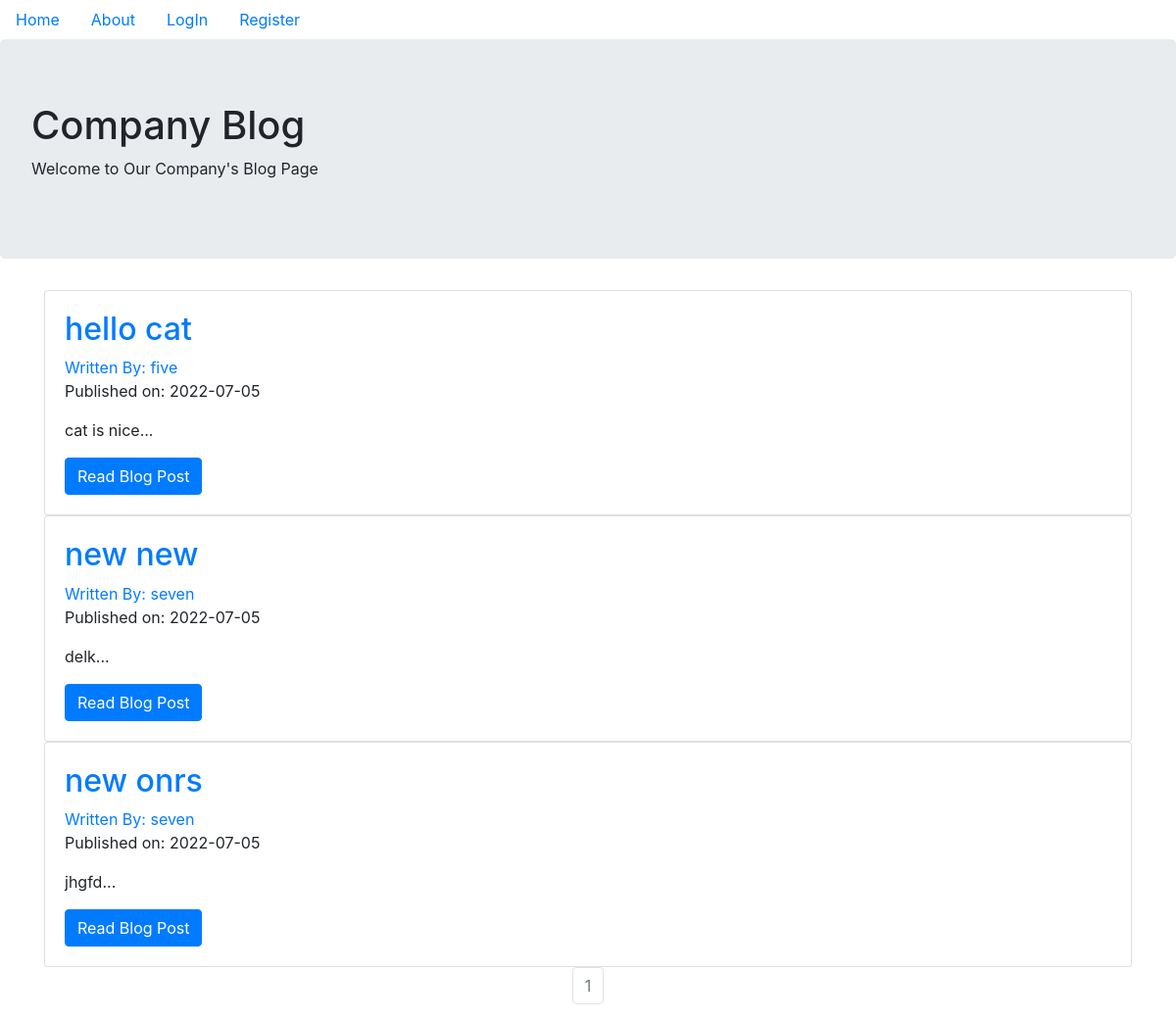
The page / on the database its author committed.
### companyblog/models.py (models this page shows, shortened)
class BlogPost(db.Model):
    users = db.relationship(User)
    id = db.Column(db.Integer, primary_key=True)
    user_id = db.Column(db.Integer, db.ForeignKey('users.id'), nullable=False)
    date = db.Column(db.DateTime, nullable=False, default=datetime.utcnow)
    title = db.Column(db.String(140), nullable=False)
    text = db.Column(db.Text, nullable=False)

class User(db.Model, UserMixin):
    __tablename__ = 'users'
    id = db.Column(db.Integer, primary_key=True)
    profile_image = db.Column(db.String(20), nullable=False, default='default_profile.png')
    email = db.Column(db.String(64), unique=True, index=True)
    username = db.Column(db.String(64), unique=True, index=True)
    password_hash = db.Column(db.String(128))
    posts = db.relationship('BlogPost', backref='author', lazy=True)

### companyblog/core/views.py (the view)
@core.route('/')
def index():
    page = request.args.get('page', 1, type=int)
    blog_posts = BlogPost.query.order_by(BlogPost.date.desc()).paginate(page=page, per_page=10)
    return render_template('index.html', blog_posts=blog_posts)

### companyblog/templates/index.html (shortened to what this page needs)
{% extends "base.html" %}
{% block content %}
  <div class="jumbotron">
    <h1>Company Blog</h1>
    <p>Welcome to Our Company's Blog Page</p>
  </div>
  <div class="container">
    {% for post in blog_posts.items %}
    <div class="card" >
      <div class="card-body">
        <h2><a class="card-title" href="  {{ url_for('blog_posts.blog_post', blog_post_id=post.id) }}">{{ post.title }}</a></h2>
        <a href="{{ url_for('users.user_posts', username=post.author.username) }}">Written By: {{ post.author.username }}</a>
        <p>Published on: {{ post.date.strftime('%Y-%m-%d') }}</p>
        <p class="card-text">{{ post.text[:100] }}...</p>
        <a href="{{ url_for('blog_posts.blog_post', blog_post_id=post.id) }}" class="btn btn-primary">Read Blog Post</a>
      </div>
    </div>
   {% endfor %}
   <nav aria-label="Page navigation example">
     <ul class="pagination justify-content-center">
       {% for page_num in blog_posts.iter_pages(left_edge=1, right_edge=1, left_current=1, right_current=2) %}
          {% if blog_posts.page == page_num %}
          <li class="page-item disabled">
            <a class="page-link" href="{{ url_for('core.index', page=page_num) }}">{{ page_num }}</a></li>
          {% else %}
            <li class="page-item"><a class="page-link" href="{{ url_for('core.index', page=page_num) }}">{{ page_num }}</a></li>
          {% endif %}
      {% endfor %}
    </nav>
{% endblock %}

### rows shown on the page
BlogPost: title "hello cat", author.username "five", date "2022-07-05", text "cat is nice"
BlogPost: title "new new", author.username "seven", date "2022-07-05", text "delk"
BlogPost: title "new onrs", author.username "seven", date "2022-07-05", text "jhgfd"

### other values the page prints
{{ page_num }} "1"
